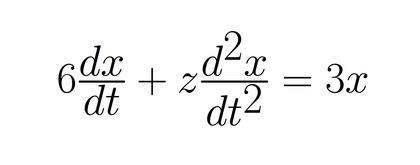
%> input picture actual_code/Equations/Clean/eq7_hr.jpg, 420 x 165 px, shrunk from 1670 x 657 before the run
$ octave runner.m   (GNU Octave 9; MATLAB toolbox functions it lacks are replaced by stand-ins)
%> lines starting %> are read from the running program, lines starting %| are printed output that depends on the picture; in (x1, y1, x2, y2) boxes, pixels count from 0 and x2, y2 are one past the last pixel; in counts of white or black regions, pixels touching at a corner belong together; the program's own positions count from 1
%> further down, eq is the input picture: size 165x420x3 uint8; mean R, G, B 246.6, 246.6, 246.6
### actual_code/binarization.m
function binary_image = binarization(img)
gray_image=rgb2gray(img);
thresh = graythresh(gray_image); %gray thresh returns the otsu threshold
%> thresh = 0.592

[m,n]=size(gray_image);
%> m = 165; n = 420
binary_image=zeros(size(gray_image));

for i=1:m
    for j=1:n
        if (gray_image(i,j)>(255*thresh))
            binary_image(i,j)=1;
        end

    end

end
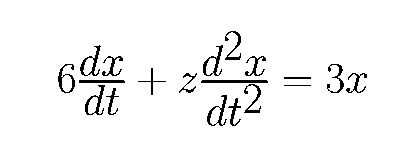
%> binary_image: size 165x420 double; values 0 (black) and 1 (white), 96.4% white; black in thin lines or dots, all inside (x1, y1, x2, y2) = (58, 31, 367, 126)
binary_image=logical(binary_image); %convert everything in foreground to 1 and background to 0
end

### actual_code/skew.m
function [ deskew_img, deskewing_angle ] = skew( bw_img )
%FN_DESKEW2 Deskews an image using the hough transform with optional
%background filling and edge softening.
% Optional args:
%   fill_flag: if true: pads deskew_img
%with high values (whitespace) when
%                   rotating.
%   soften_flag: if true: Softens the image using the fn_soften_edges
%                   function.
%   soften_size: Determines the size of the operation used in
%   fn_soften_edges.


%% Create the edge map for the hough transform
edges = edge(bw_img);
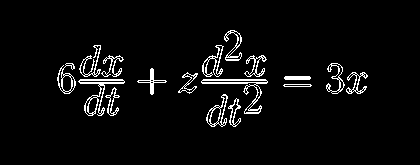
%> edges: size 165x420 logical; 4.3% white in thin lines or dots, all inside (x1, y1, x2, y2) = (57, 30, 368, 127)
[H,T,~] = hough(edges,'RhoResolution',1,'ThetaResolution', 0.1 );
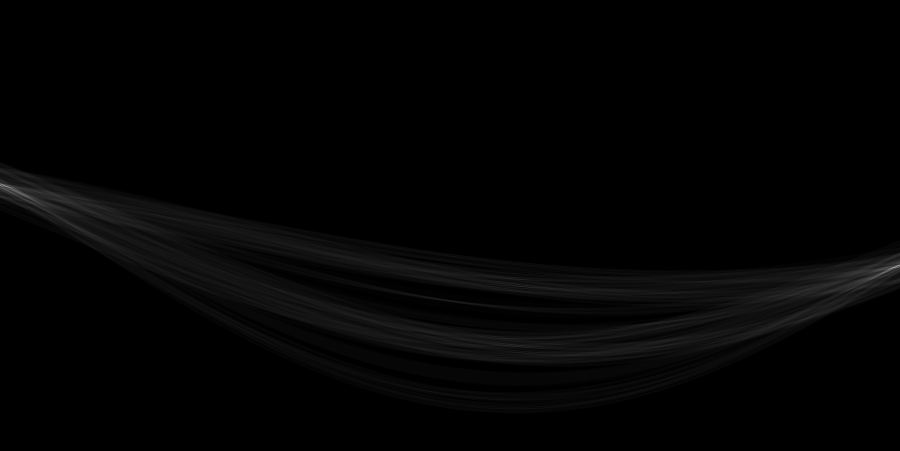
%> H: size 901x1800 double (shown at 1/2 size); min 0, max 181, mean 3.3
%> T = 1800 values from -90 to 89.9


%% Current Implementation: Taking the orientation that appears most in the
%                           top four peaks
P = houghpeaks(H,4);
%> P = [532 1796; 374 15; 389 47; 540 1777]

orientations = P(:,2);
%> orientations = [1796; 15; 47; 1777]
% If all orientations are unique, take the top choice
if length(unique(orientations)) == 4
    dominant_orientation = orientations(1);
%> dominant_orientation = 1796
else
    dominant_orientation = mode(P(:,2));
end

% The dominant orientation will be detected as the complement of the
% skewing angle. Subtract 90 degrees to get the deskewing angle.
% (Subtracting from 90 gets the skewing angle. Deskewing angle is the
% negative of that.)
deskewing_angle = T(dominant_orientation)-90;
%> deskewing_angle = -0.5

% Limit angle  to -45  to 45
while(abs(deskewing_angle) > 45)
    deskewing_angle = deskewing_angle - sign(deskewing_angle)*90;
end
%> this loop made 0 passes

%% Perform the deskewing
deskew_img = imrotate(bw_img,deskewing_angle,'bilinear');
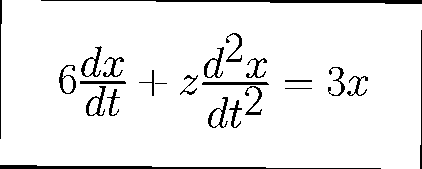
%> deskew_img: size 169x422 logical; 93.7% white; 24 black regions (1 under 20 px), largest, box (x1, y1, x2, y2) and area: (41, 0, 422, 4) 836, (0, 165, 381, 169) 836, (202, 82, 269, 85) 197

%% Perform background filling if needed
Mrot = ~imrotate(true(size(bw_img)),deskewing_angle,'bilinear');
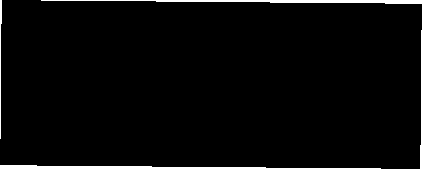
%> Mrot: size 169x422 logical; 2.8% white; 4 white regions, box (x1, y1, x2, y2) and area: (41, 0, 422, 4) 836, (0, 165, 381, 169) 836, (0, 0, 2, 139) 163, (420, 30, 422, 169) 163
deskew_img(Mrot&~imclearborder(Mrot)) = true;
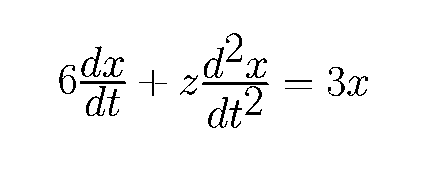
%> deskew_img: size 169x422 logical; 96.5% white; black in thin lines or dots, all inside (x1, y1, x2, y2) = (59, 33, 368, 128)


%% Perform edge softening
% Only if requested and only if the deskewing angle is large.
if abs(deskewing_angle) > 5
    deskew_img = fn_soften_edges(deskew_img, 5);
end


end

### actual_code/runner.m
%%
close all;
fileName = 'Clean/eq7_hr.jpg';
showFigs=true;
outputName='../test';
dir = strcat(pwd,'/Equations/');
eq = imread(strcat(dir,fileName));
figure(1);                                                              %%%NORMAL IMAGE
imshow(eq);
%%
load('red_charPalette_withText_demo2.mat');
load('red_charPalette_Classifier_demo2.mat');
%%

eq_bin=binarization(eq);
figure(2);                                                              %%%binarize IMAGE
imshow(eq_bin);
%%
close all;
[eq_deskew, ~] = skew(eq_bin);

if(showFigs)
    figure(3);
    imshow(eq_deskew);                                                      %%%Optimize page
end

%% Segment Equation Characters and Create Identifier

close all;
%> (the run ends here)
